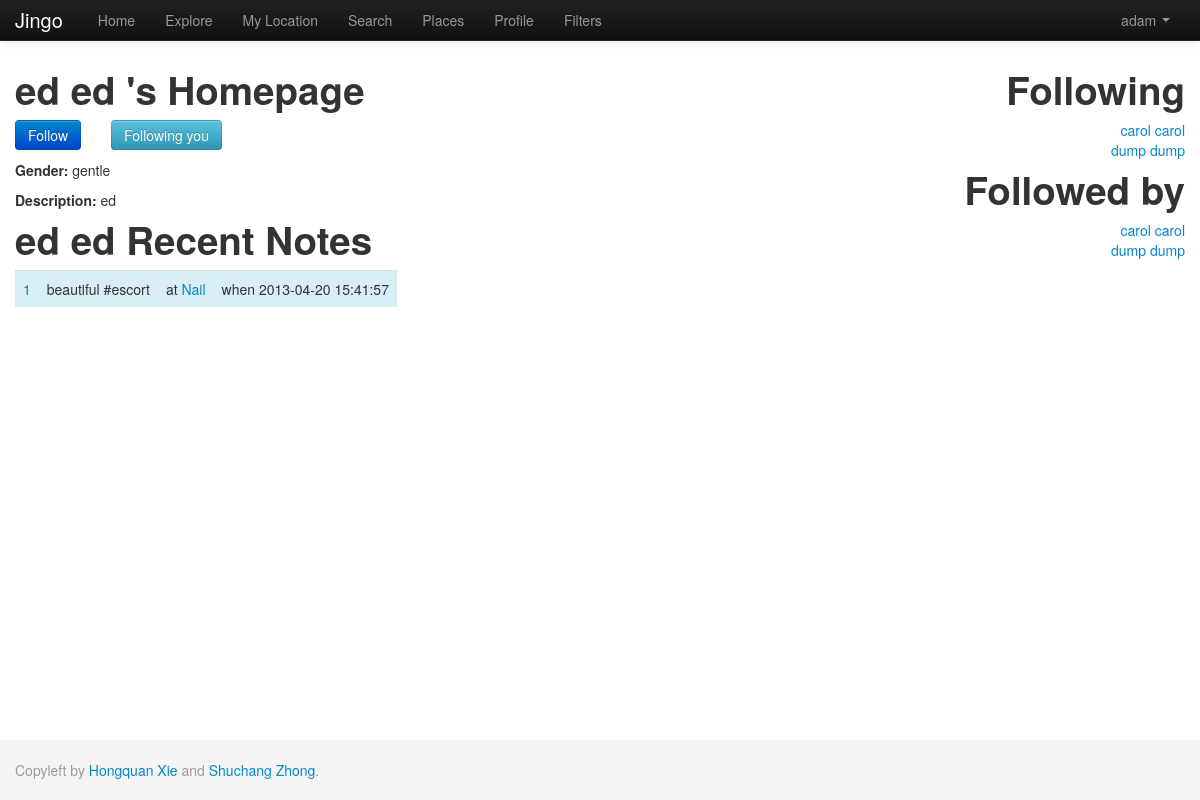
The app's page /index.php/home/user?uid=5 (signed in), older data.
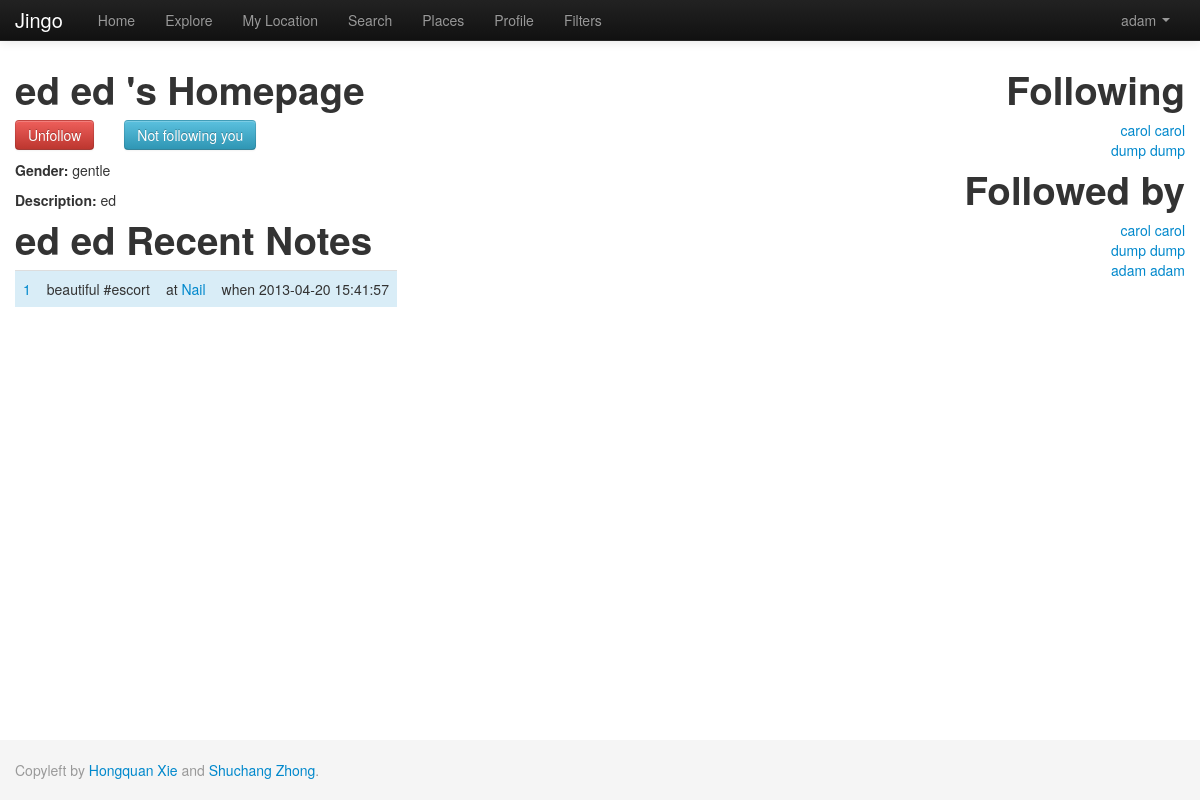
The same page, newer data.
### tables this page shows
CREATE TABLE IF NOT EXISTS `user` (
  `uid` int(11) NOT NULL AUTO_INCREMENT,
  `uname` varchar(50) NOT NULL,
  `email` varchar(50) NOT NULL,
  `password` varchar(50) NOT NULL,
  `dt_inserted` datetime NOT NULL,
  `dt_edited` timestamp NOT NULL DEFAULT '0000-00-00 00:00:00' ON UPDATE CURRENT_TIMESTAMP,
  `first_name` varchar(50) NOT NULL,
  `last_name` varchar(50) NOT NULL,
  `gender` tinyint(1) DEFAULT NULL,
  `photo` varchar(100) DEFAULT NULL,
  `description` varchar(1000) NOT NULL,
  `last_latitude` float NOT NULL DEFAULT '0',
  `last_longitude` float NOT NULL DEFAULT '0',
  `current_state` varchar(50) NOT NULL,
  `active` tinyint(1) NOT NULL DEFAULT '1',
  PRIMARY KEY (`uid`),
  UNIQUE KEY `email` (`email`,`uname`)
);

CREATE TABLE IF NOT EXISTS `note` (
  `nid` int(11) NOT NULL AUTO_INCREMENT,
  `uid` int(11) DEFAULT NULL,
  `pid` int(11) DEFAULT NULL,
  `text_body` varchar(1000) DEFAULT NULL,
  `keyword` varchar(200) DEFAULT NULL,
  `dt_inserted` datetime DEFAULT NULL,
  `dt_edited` timestamp NOT NULL DEFAULT CURRENT_TIMESTAMP,
  `active` tinyint(1) NOT NULL DEFAULT '1',
  `s_from` datetime DEFAULT '0000-00-00 00:00:00',
  `s_to` datetime DEFAULT '0000-00-00 00:00:00',
  `repeat_flag` tinyint(1) DEFAULT '0',
  `sunday` tinyint(1) DEFAULT '0',
  `monday` tinyint(1) DEFAULT '0',
  `tuesday` tinyint(1) DEFAULT '0',
  `wednesday` tinyint(1) DEFAULT '0',
  `thursday` tinyint(1) DEFAULT '0',
  `friday` tinyint(1) DEFAULT '0',
  `saturday` tinyint(1) DEFAULT '0',
  `public` tinyint(1) NOT NULL,
  PRIMARY KEY (`nid`)
);

CREATE TABLE IF NOT EXISTS `place` (
  `pid` int(11) NOT NULL AUTO_INCREMENT,
  `pname` varchar(100) DEFAULT NULL,
  `latitude` float DEFAULT NULL,
  `longitude` float DEFAULT NULL,
  `dt_inserted` datetime NOT NULL,
  `dt_edited` timestamp NOT NULL DEFAULT CURRENT_TIMESTAMP,
  `active` tinyint(1) NOT NULL DEFAULT '1',
  PRIMARY KEY (`pid`)
);

CREATE TABLE IF NOT EXISTS `follow` (
  `FOLLOW_ID` int(11) NOT NULL AUTO_INCREMENT,
  `CURRENT_U` int(11) NOT NULL DEFAULT '0',
  `FOLLOWED_USER` int(11) NOT NULL DEFAULT '0',
  `dt_inserted` datetime NOT NULL,
  `dt_edited` timestamp NOT NULL DEFAULT CURRENT_TIMESTAMP,
  `active` tinyint(1) NOT NULL DEFAULT '1',
  PRIMARY KEY (`FOLLOW_ID`)
);

### application/controllers/home.php (called while the page is built, shortened)
<?php
class Home extends CI_Controller{
    public function __construct(){
        $this->load->helper('view_helper');
        $this->load->view('header');
    }
    public function user(){
        $uid = $this->input->get('uid');
        $this->load->model('User');
        $this->User->uid = $uid;
        $user            = current($this->User->get());
        $data['user']    = $user;
        $this->load->model('Note');
        $this->Note->uid = $uid;
        $this->Note->order_by = 'note_dt_inserted desc';
        $note            = $this->Note->get();
        $data['note']    = $note;
        $this->load->model('follow', 'f1');
        $this->f1->current_u = $uid;
        $following           = $this->f1->get();
        $data['following']   = $following;
        $this->load->model('follow', 'f2');
        $this->f2->followed_user = $uid;
        $followed                = $this->f2->get();
        $data['followed']        = $followed;
        if($uid != $_SESSION['user']['uid']){
        	$this->load->model('follow');
        	$this->follow->current_u = $_SESSION['user']['uid'];
        	$this->follow->followed_user = $uid;
        	$data['relation'] = $this->follow->get();
        }
        if (empty($user)) {
            show_404('page');
        } else {
            $this->load->view('user', $data);
        }
        $this->load->view('footer');
    }
}
?>

### index.php (called while the page is built, shortened)
<?php
require_once BASEPATH.'core/CodeIgniter.php';

### application/models/user.php (called while the page is built, shortened)
<?php
class User extends CI_Model {
    function get($params=null){
		$this->db->select('*');
		$this->db->from('user');
		$where = ' 1=1 ';
		if(isset($this->uid)){
			$where .= ' AND user.uid = '.$this->uid;
		}
		if($params){
			$params['user.active']=1;
			$this->db->where($params);
		}else
			$this->db->where($where, null, false);
		$query = $this->db->get();
        return $query->result_array();
    }
}

### application/models/note.php (called while the page is built, shortened)
<?php
class Note extends CI_Model {
    function get($params=null){
		$this->db->select('*,note.dt_inserted as note_dt_inserted');
		$this->db->from('note');
		$this->db->join('user','user.uid=note.uid');
		$this->db->join('place','place.pid=note.pid');
		$where = ' 1=1 ';
		$newString ='and (note.public = 1 or (note.public = 0 and note.uid in (select current_u from follow where active = "1" and followed_user ='.$_SESSION['user']['uid'].' )))';
		$where .= $newString;
		if(isset($this->uid)){
			$where .= ' AND note.uid = '.$this->uid;
		}
		if($params){
			$params['note.active']=1;
			$this->db->where($params);
		}else
			$this->db->where($where, null, false);
		if(isset($this->order_by))
			$this->db->order_by($this->order_by);
		$query = $this->db->get();
        return $query->result_array();
    }
}

### application/models/follow.php (called while the page is built, shortened)
<?php
class Follow extends CI_Model {
    function get($params=null){
		$this->db->select('*');
		$this->db->from('follow');
		if(isset($this->current_u)){
			$joinClause = "user.uid=follow.followed_user";
		}
		if(isset($this->followed_user)){
			$joinClause = "user.uid=follow.current_u";
		}
		$this->db->join('user',$joinClause);
		$where = ' 1=1 ';
		if(isset($this->current_u)){
			$where .= ' AND follow.current_u = '.$this->current_u;
		}
		if(isset($this->followed_user)){
			$where .= ' AND follow.followed_user = '.$this->followed_user;
		}
		if($params){
			$this->db->where($params);
		}else
			$this->db->where($where, null, false);
		$query = $this->db->get();
        return $query->result_array();
    }
}

### application/views/user.php (the view, shortened to what this page needs)
<div style='width=75%; float:left;'>
<h1><?php echo $user['first_name']." ".$user['last_name'];?> 's Homepage</h1>
<p><?php
if ($user['uid']==$_SESSION['user']['uid']) {
	echo "It's You!";
} elseif(!$relation){?>
	<a class="btn btn-primary" style="float:left;margin-right:30px" href="javascript:void(0)" onclick="follow(<?php echo $_SESSION['user']['uid'];?>, <?php echo $user['uid'];?>,this)">
		Follow
	</a>
	<div class="btn btn-info"><?php echo 'Following you'?></div>
<?php }else{?>
	<a class="btn btn-danger" style="float:left;margin-right:30px"  href="javascript:void(0)" onclick="unfollow(<?php echo $_SESSION['user']['uid'];?>, <?php echo $user['uid'];?>,this)">
		Unfollow
	</a>
	<div class="btn btn-info"><?php echo 'Not following you'?></div>
<?php }
?></p>
<p><b>Gender:</b> <?php
    if ($user['gender']==1){
    	echo "gentle";
    } else if ($user['gender']==0){
    	echo "lady";
    } else {
    	echo "secret";
    }
?></p>
<p><b>Description:</b> <?php echo $user['description']; ?> </p>
<h1><?php echo $user['first_name']." ".$user['last_name'];?> Recent Notes</h1>
<table class="table table-hover">
	<?php
	$index = 1;
		foreach($note as $row){
    ?>
	<tr class="info">
	    <td><a href="note?nid=<?php echo $row['nid'];?>"><?php echo $index;$index+=1; ?></a></td>
	    <td><?php echo $row['text_body']." #".$row['keyword']; ?></td>
	    <td>at <a href="place?pid=<?php echo $row['pid']; ?>"><?php echo $row['pname']; ?></a></td>
		<td>when <?php echo $row['note_dt_inserted']; ?></td>
	  </tr>
	<?php
    }
	?>
</table>
</div>
<div style='width=25%; float:right;'>
	<h1 style="text-align:right;">Following</h1>
	<div style="text-align:right;">
	<?php
	foreach($following as $row){
		echo "<a href=user?uid=".$row['FOLLOWED_USER'].">";
		echo $row['first_name']." ".$row['last_name'];
		echo "</a><br>";
	}
	?>
	</div>
	<h1 style="text-align:right;">Followed by</h1>
	<div style="text-align:right;">
		<?php
		foreach($followed as $row){
			echo "<a href=user?uid=".$row['CURRENT_U'].">";
			echo $row['first_name']." ".$row['last_name'];
			echo "</a><br>";
		}
		?>
	</div>
</div>

### application/views/header.php (shortened to what this page needs)
<!DOCTYPE html>
<html>
  <head>
  <?php
  echo "<link href=".BASE_URI."assets/css/bootstrap.css rel='stylesheet' media='screen'>";
  echo "<link href=".BASE_URI."assets/css/bootstrap-responsive.css rel='stylesheet' media='screen'>";
  echo "<link href=".BASE_URI."assets/css/bootstrap-datetimepicker.min.css rel='stylesheet' media='screen'>";
  echo "<link href=".BASE_URI."assets/css/jquery-ui-1.10.3.custom.min.css rel='stylesheet' media='screen'>";
 ?>
  </head>
  <body>
  <div id="wrap">
  <div class="navbar navbar-inverse navbar-fixed-top">
        <div class="navbar-inner">
          <div class="container">
            <a class="brand" href="">Jingo</a>
            <div class="nav-collapse collapse">
              <ul class="nav">
                <li><a href="/trunk/index.php/home">Home</a></li>
              	<li><a href="/trunk/index.php/explore">Explore</a></li>
                <li><a href="/trunk/index.php/fakeloc">My Location</a></li>
            	<li><a href="/trunk/index.php/search">Search</a></li>
                <li><a href="/trunk/index.php/places">Places</a></li>
                <?php if($_SESSION){ ?>
                <li><a href="/trunk/index.php/user?uid=
					<?php
					echo  $_SESSION['user']['uid'];
					?>
					">Profile</a></li>
                <li><a href="/trunk/index.php/filters">Filters</a></li>
                <?php } ?>
              </ul>
        <ul class="nav pull-right">
          <?php if (!$_SESSION) { ?>
          <li><a href="/trunk/index.php/login" class ="pull-right"> Sign In </a><li>
          <li><a href="/trunk/index.php/signup" class ="pull-right">JOIN US!</a><li>
          <?php } else { ?>
            <li class="dropdown">
          <a href="" class="dropdown-toggle" data-toggle="dropdown">
                  <?php echo $_SESSION['user']['uname'];?>
                  <b class="caret"></b>
             </a>
          </li>
            <?php } ?>
        </ul>
            </div>
          </div>
        </div>
      </div>
  <div class="container">

### application/views/footer.php
	</div>
	<div id="push"></div>
	    </div>
	<div id="footer">
	      <div class="container">
	        <p class="muted credit">Copyleft by <a href="#">Hongquan Xie</a> and <a href="#">Shuchang Zhong</a>.</p>
	      </div>
	    </div>
  </body>
</html>

Row changes from the older to the newer data that the page shows:
added follow: user.first_name "adam", user.last_name "adam", shown under "Followed by"
Text that changed along with them:
text no longer shown: "Follow Following you"
text now shown: "Unfollow Not following you"
